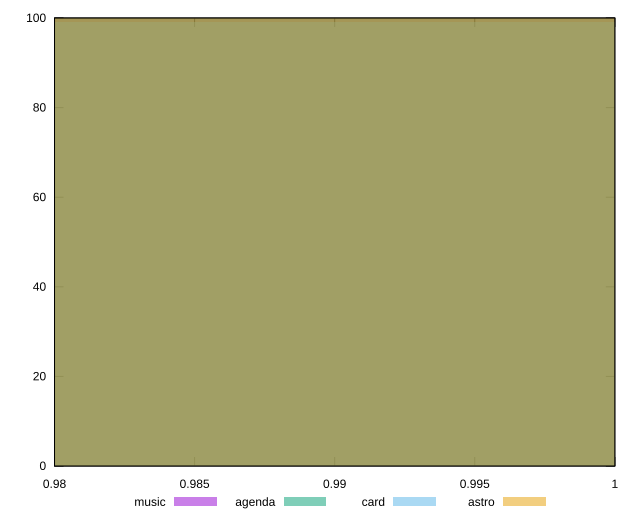

Here is the gnuplot script that generated this plot:
reset

$music <<EOF
1 100
EOF

$agenda <<EOF
1 100
EOF

$card <<EOF
1 99
EOF

$astro <<EOF
1 100
EOF

set key outside below
set boxwidth 0.1
set xrange [0.98:1]
set yrange [0:100]
set trange [0:100]
set style fill transparent solid 0.5 noborder
set terminal svg size 640, 520 enhanced background rgb 'white'
set output "reports/report_00030_2021-02-24T20-42-31.540Z/estimated-input-latency/comparison/histogram/all_score.svg"

plot $music title "music" with boxes, \
     $agenda title "agenda" with boxes, \
     $card title "card" with boxes, \
     $astro title "astro" with boxes

reset
